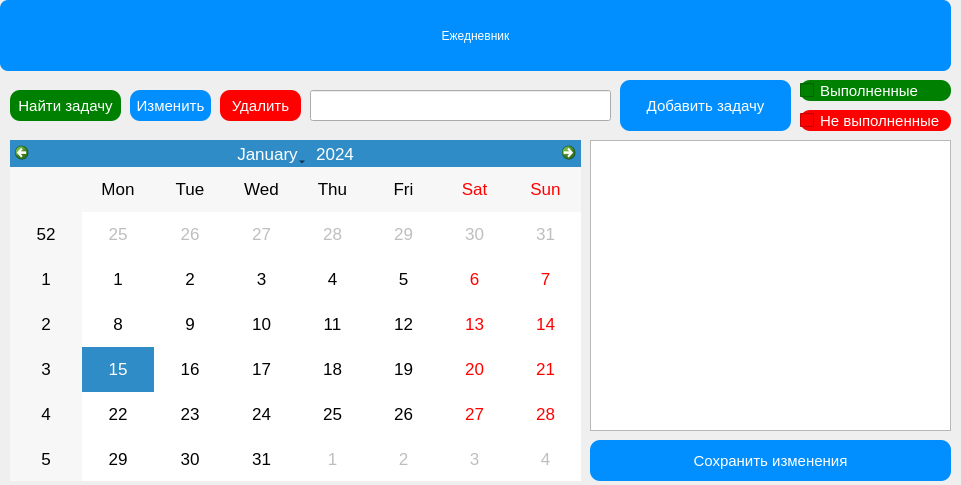
<?xml version="1.0" encoding="UTF-8"?>
<ui version="4.0">
 <class>tasks</class>
 <widget class="QWidget" name="tasks">
  <property name="geometry">
   <rect>
    <x>0</x>
    <y>0</y>
    <width>961</width>
    <height>485</height>
   </rect>
  </property>
  <property name="windowTitle">
   <string>Form</string>
  </property>
  <widget class="QCalendarWidget" name="calendarWidget">
   <property name="geometry">
    <rect>
     <x>10</x>
     <y>140</y>
     <width>571</width>
     <height>341</height>
    </rect>
   </property>
   <property name="styleSheet">
    <string notr="true">font:13pt;
font: 87 10pt &quot;Arial Black&quot;;</string>
   </property>
  </widget>
  <widget class="QListWidget" name="taskslistWidget">
   <property name="geometry">
    <rect>
     <x>590</x>
     <y>140</y>
     <width>361</width>
     <height>291</height>
    </rect>
   </property>
   <property name="styleSheet">
    <string notr="true">font:12pt;
</string>
   </property>
  </widget>
  <widget class="QPushButton" name="saveButton">
   <property name="geometry">
    <rect>
     <x>590</x>
     <y>440</y>
     <width>361</width>
     <height>41</height>
    </rect>
   </property>
   <property name="styleSheet">
    <string notr="true">font: 11pt;
background : #018FFF;
color:white;
border-radius:10px;
font: 87 18pt &quot;Arial Black&quot;;</string>
   </property>
   <property name="text">
    <string>Сохранить изменения</string>
   </property>
  </widget>
  <widget class="QPushButton" name="addButton">
   <property name="geometry">
    <rect>
     <x>620</x>
     <y>80</y>
     <width>171</width>
     <height>51</height>
    </rect>
   </property>
   <property name="styleSheet">
    <string notr="true">font: 11pt;
background : #018FFF;
color:white;
border-radius:10px;
font: 87 13pt &quot;Arial Black&quot;;</string>
   </property>
   <property name="text">
    <string>Добавить задачу</string>
   </property>
  </widget>
  <widget class="QLabel" name="label">
   <property name="geometry">
    <rect>
     <x>0</x>
     <y>0</y>
     <width>951</width>
     <height>71</height>
    </rect>
   </property>
   <property name="styleSheet">
    <string notr="true">
background : #018FFF;
color:white;
border-radius:8px;
font: 87 30pt &quot;Arial Black&quot;;
</string>
   </property>
   <property name="text">
    <string>Ежедневник</string>
   </property>
   <property name="alignment">
    <set>Qt::AlignCenter</set>
   </property>
  </widget>
  <widget class="QLineEdit" name="taskLineEdit">
   <property name="geometry">
    <rect>
     <x>310</x>
     <y>90</y>
     <width>301</width>
     <height>31</height>
    </rect>
   </property>
   <property name="styleSheet">
    <string notr="true">font:12pt;
</string>
   </property>
  </widget>
  <widget class="QPushButton" name="deleteButton">
   <property name="geometry">
    <rect>
     <x>220</x>
     <y>90</y>
     <width>81</width>
     <height>31</height>
    </rect>
   </property>
   <property name="styleSheet">
    <string notr="true">font: 11pt;
background : red;
color:white;
border-radius:10px;
font: 87 10pt &quot;Arial Black&quot;;
</string>
   </property>
   <property name="text">
    <string>Удалить</string>
   </property>
  </widget>
  <widget class="QPushButton" name="editButton">
   <property name="geometry">
    <rect>
     <x>130</x>
     <y>90</y>
     <width>81</width>
     <height>31</height>
    </rect>
   </property>
   <property name="styleSheet">
    <string notr="true">font: 11pt;
background : #018FFF;
color:white;
border-radius:10px;
font: 87 10pt &quot;Arial Black&quot;;</string>
   </property>
   <property name="text">
    <string>Изменить</string>
   </property>
  </widget>
  <widget class="QPushButton" name="searchButton">
   <property name="geometry">
    <rect>
     <x>10</x>
     <y>90</y>
     <width>111</width>
     <height>31</height>
    </rect>
   </property>
   <property name="styleSheet">
    <string notr="true">font: 11pt;
background : green;
color:white;
border-radius:10px;
font: 87 10pt &quot;Arial Black&quot;;</string>
   </property>
   <property name="text">
    <string>Найти задачу</string>
   </property>
  </widget>
  <widget class="QCheckBox" name="showCompletedButton">
   <property name="geometry">
    <rect>
     <x>800</x>
     <y>80</y>
     <width>151</width>
     <height>21</height>
    </rect>
   </property>
   <property name="styleSheet">
    <string notr="true">font: 11pt;
background : green;
color:white;
border-radius:10px;
font: 87 10pt &quot;Arial Black&quot;;</string>
   </property>
   <property name="text">
    <string>Выполненные</string>
   </property>
  </widget>
  <widget class="QCheckBox" name="showUncompletedButton">
   <property name="geometry">
    <rect>
     <x>800</x>
     <y>110</y>
     <width>151</width>
     <height>21</height>
    </rect>
   </property>
   <property name="styleSheet">
    <string notr="true">font: 11pt;
background : red;
color:white;
border-radius:10px;
font: 87 10pt &quot;Arial Black&quot;;</string>
   </property>
   <property name="text">
    <string>Не выполненные</string>
   </property>
  </widget>
 </widget>
 <resources/>
 <connections/>
</ui>
